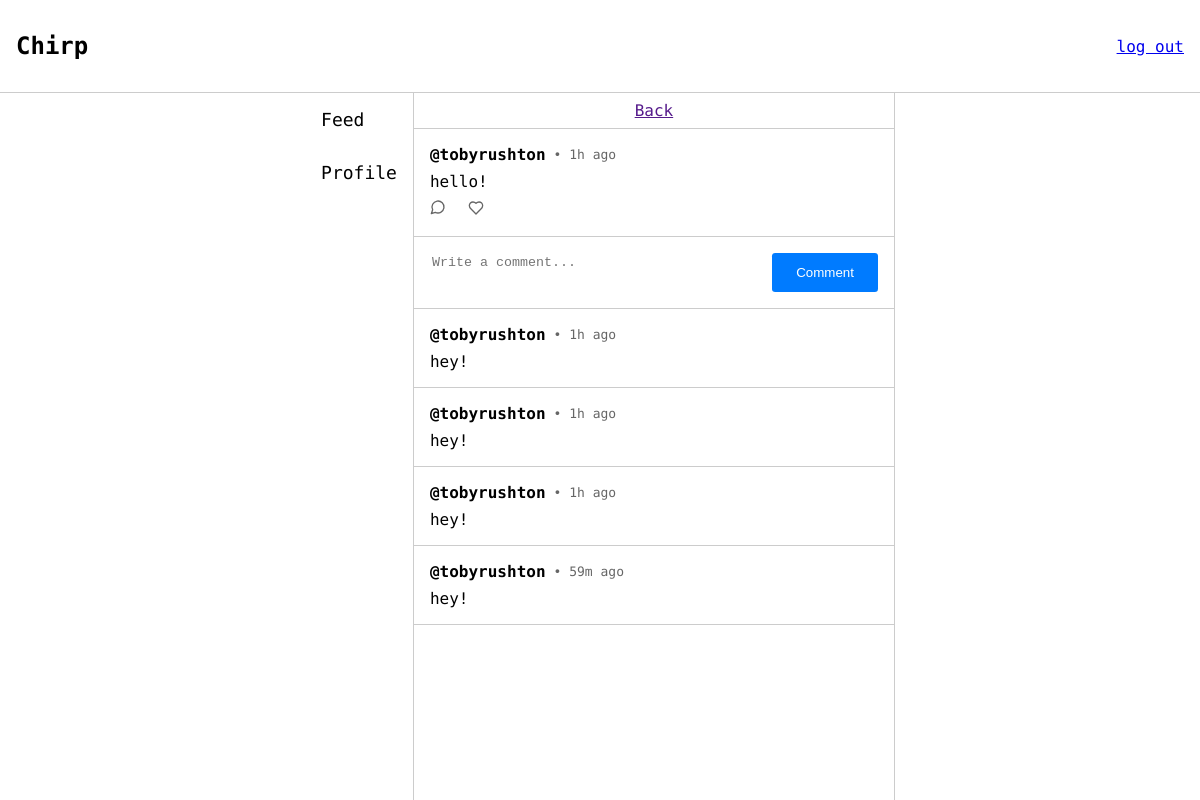
The app's page /post/1 (signed in) with its own data.
### app/models.py (models this page shows, shortened)
class User(UserMixin, db.Model):
    id = db.Column(db.Integer, primary_key=True)
    username = db.Column(db.String(64), index=True, unique=True)
    password_hash = db.Column(db.String(128))
    posts = db.relationship('Post', backref='user', lazy='dynamic')
    likes = db.relationship('Like', backref='user', lazy='dynamic')
    comments = db.relationship('Comment', backref='user', lazy='dynamic')

class Post(db.Model):
    id = db.Column(db.Integer, primary_key=True)
    body = db.Column(db.String(256))
    posted_at = db.Column(db.DateTime, index=True, default=datetime.now)
    user_id = db.Column(db.Integer, db.ForeignKey('user.id'))
    likes = db.relationship('Like', backref='post', lazy='dynamic')
    comments = db.relationship('Comment', backref='post', lazy='dynamic')

class Comment(db.Model):
    id = db.Column(db.Integer, primary_key=True)
    body = db.Column(db.String(256))
    posted_at = db.Column(db.DateTime, index=True, default=datetime.now)
    post_id = db.Column(db.Integer, db.ForeignKey('post.id'))
    user_id = db.Column(db.Integer, db.ForeignKey('user.id'))

### app/views.py (the view)
@app.route("/post/<int:id>", methods=['GET', 'POST'])
@login_required
def post_detail(id):
    post = get_posts(current_user).filter(models.Post.id == id).first()
    comments = db.session.query(models.Comment).filter(models.Comment.post_id == id).all()
    form = CreatePostForm()
    if form.validate_on_submit():
        new_comment = models.Comment(body=form.body.data, user_id=current_user.id, post_id=id)
        db.session.add(new_comment)
        db.session.commit()
    return render_template('pages/post.html', title="Post", user_authenticated=current_user.is_authenticated, post=post, form=form, comments=comments)

### app/forms.py
class CreatePostForm(FlaskForm):
    body = StringField('body', validators=[DataRequired(), Length(min=1, max=256)])

### app/filters.py (called while the page is built)
def time_ago(value):
    now = datetime.now()
    diff = now - value
    seconds = diff.total_seconds()
    if seconds < 60:
        return f"{int(seconds)}s ago"
    elif seconds < 3600:
        return f"{int(seconds // 60)}m  ago"
    elif seconds < 86400:
        return f"{int(seconds // 3600)}h ago"
    elif seconds < 2592000:
        return f"{int(seconds // 86400)}d ago"
    elif seconds < 31536000:
        return f"{int(seconds // 2592000)}m ago"
    else:
        return f"{int(seconds // 31536000)}y ago"

### app/posts.py (called while the page is built)
def get_posts(user):
    liked_posts = aliased(models.Like)
    return db.session.query(models.Post,
                            db.case(
                                    (liked_posts.user_id == user.id, True),
                                    else_=False
                            ).label('liked_by_user')
                            ) \
                .join(liked_posts, liked_posts.post_id == models.Post.id, isouter=True)

### app/views.py (called while the page is built)
@login_manager.user_loader
def load_user(user_id):
    return db.session.query(models.User).get(user_id)

### app/templates/pages/post.html (shortened to what this page needs)
{% extends "layouts/authorised_layout.html" %}
{% block authorised_head %}
    <link rel="stylesheet" href="{{ url_for('static', filename='css/post.css') }}">
    <link rel="stylesheet" href="{{ url_for('static', filename='css/components.css') }}">
{% endblock %}
{% block authorised_content %}
    <a href="{{ back_link }}" class="back">Back</a>
    {% with post=post[0], liked=post[1] %}
        {% include 'components/post.html' %}
    {% endwith %}
    <form class="comment-box" action="{{ url_for(request.endpoint, **request.view_args) }}" method="POST">
        <textarea class="comment-textarea" name="body" placeholder="Write a comment..." required maxlength="256"></textarea>
        {% with text="Comment", button_class="btn-filled" %}
            {% include 'components/button.html' %}
        {% endwith %}
    </form>
    {% for comment in comments %}
        {% with post=comment, comment=True %}
            {% include 'components/post.html' %}
        {% endwith %}
    {% endfor %}
{% endblock %}

### app/templates/layouts/authorised_layout.html (shortened to what this page needs)
{% extends "layouts/root_layout.html" %}
{% block head %}
    <link rel="stylesheet" href="{{ url_for('static', filename='css/authorised_layout.css') }}">
    {% block authorised_head %}{% endblock %}
{% endblock %}
{% block content %}
    <div class="authorised-wrapper">
        <div class="sidebar">
            <a class="siderbar-item {% block sidebar_feed %}{% endblock %}" href="/feed">
                Feed
            </a>
            <a class="siderbar-item {% block sidebar_profile %}{% endblock %}" href="/profile">
                Profile
            </a>
        </div>
        <div class="feed-wrapper">
            {% block authorised_content %}{% endblock %}
        </div>
    </div>
{% endblock %}

### app/templates/layouts/root_layout.html (shortened to what this page needs)
<!DOCTYPE html>
<html lang="en-gb">
    <head>
        <link rel="stylesheet" href="{{ url_for('static', filename='css/root_layout.css')}}">
        {% block head %}{% endblock %}
    </head>
    <body>
        <div class="header">
            <h1 class="title">
                <a href="/">Chirp</a>
            </h1>
            {% if user_authenticated %}
                <a href="/logout">log out</a>
            {% endif %}
        </div>
        <main class="content">
            {% block content %}{% endblock %}
        </main>
    </body>
</html>

### app/templates/components/post.html
<div id="{{'post' if not comment else 'comment'}}-{{ post.id }}" class="post-container">
    <span class="post-heading">
        <h3>
            <a href="/profile/{{ post.user.username }}">@{{ post.user.username }}</a>
        </h3>
        <p>• {{ post.posted_at | time_ago }}</p>
    </span>
    <p style="margin:0;">
        {{ post.body }}
    </p>
    {% if not comment %}
        <span class="post-footing">
            <a href="/post/{{ post.id }}">
                <svg xmlns="http://www.w3.org/2000/svg" width="16" height="16" viewBox="0 0 24 24" fill="none" stroke="currentColor" stroke-width="2" stroke-linecap="round" stroke-linejoin="round">
                    <path d="M7.9 20A9 9 0 1 0 4 16.1L2 22Z"/>
                </svg>
            </a>
            <button onclick="like({{ post.id }})">
                <svg xmlns="http://www.w3.org/2000/svg" width="16" height="16" viewBox="0 0 24 24" fill="none" stroke="currentColor" stroke-width="2" stroke-linecap="round" stroke-linejoin="round" class="{{ 'liked' if liked }}">
                    <path d="M19 14c1.49-1.46 3-3.21 3-5.5A5.5 5.5 0 0 0 16.5 3c-1.76 0-3 .5-4.5 2-1.5-1.5-2.74-2-4.5-2A5.5 5.5 0 0 0 2 8.5c0 2.3 1.5 4.05 3 5.5l7 7Z"/>
                </svg>
            </button>
        </span>
    {% endif %}
</div>

### app/templates/components/button.html
{% if link %}
    <a href="{{ link }}" class="btn btn-link {{ button_class }}">{{ text }}</a>
{% else %}
    <button id="{{ id }}" class="btn {{ button_class }}">{{ text }}</button>
{% endif %}

### app/static/css/root_layout.css (style rules this page uses)
body { margin: 0; font-family: 'Geist Mono', monospace; position: absolute; width: 100%; height: 100%; display: flex; flex-direction: column; }
.header { display: flex; justify-content: space-between; align-items: center; width: calc(100% - 2rem); padding: 1rem; border-bottom: 1px solid #ccc; }
.title { font-size: x-large; font-weight: 800; }
.title > a { text-decoration: none; color: inherit; }
.content { display: flex; max-width: 100%; flex-direction: column; gap: 1rem; height: 100%; }

### app/static/css/authorised_layout.css (style rules this page uses)
.authorised-wrapper { display: flex; width: 100%; justify-content: center; height: 100%; }
.feed-wrapper { display: flex; flex-direction: column; width: 100%; max-width: 30rem; border-style: none solid; border-width: 1px; border-color: #ccc; overflow-y: auto; }
.sidebar { display: flex; flex-direction: column; }
.siderbar-item { padding: 1rem; text-decoration: none; color: inherit; font-size: large; }

### app/static/css/post.css (style rules this page uses)
.back { text-align: center; padding: .5rem 0; border-bottom: 1px solid #ccc; }
.comment-box { display: flex; padding: 1rem; border-bottom: 1px solid #ccc; gap: 0.5rem; }
.comment-textarea { width: 100%; border: none; outline: none; resize: none; }

### app/static/css/components.css (style rules this page uses)
.btn { padding: .75rem 1.5rem; border-radius: .2rem; border-color: #ccc; border-width: 1px; border-style: solid; color: black; font-weight: 500; cursor: pointer; }
.btn-filled { background-color: #007bff; color: white; border: none; }
.post-container { padding: 1rem; display: flex; gap: .5rem; flex-direction: column; border-bottom: 1px solid #ccc; }
.post-heading { display: flex; gap: .5rem; align-items: center; }
.post-heading > p { color: #666; font-size: small; margin: 0; }
.post-heading > h3 { font-size: medium; margin: 0; }
.post-heading > h3 > a { text-decoration: none; color: inherit; }
.post-footing { display: flex; gap: 1rem; }
.post-footing > a, button { color: #666; cursor: pointer; border: none; background-color: transparent; }

### records on screen
User: user.username "tobyrushton"
Post: posted_at "1h ago", body "hello!"
Comment: user.username "tobyrushton", posted_at "1h ago", body "hey!"
Comment: user.username "tobyrushton", posted_at "1h ago", body "hey!"
Comment: user.username "tobyrushton", posted_at "1h ago", body "hey!"
Comment: user.username "tobyrushton", posted_at "59m ago", body "hey!"

### other values on screen
{{ text }} "Comment"
